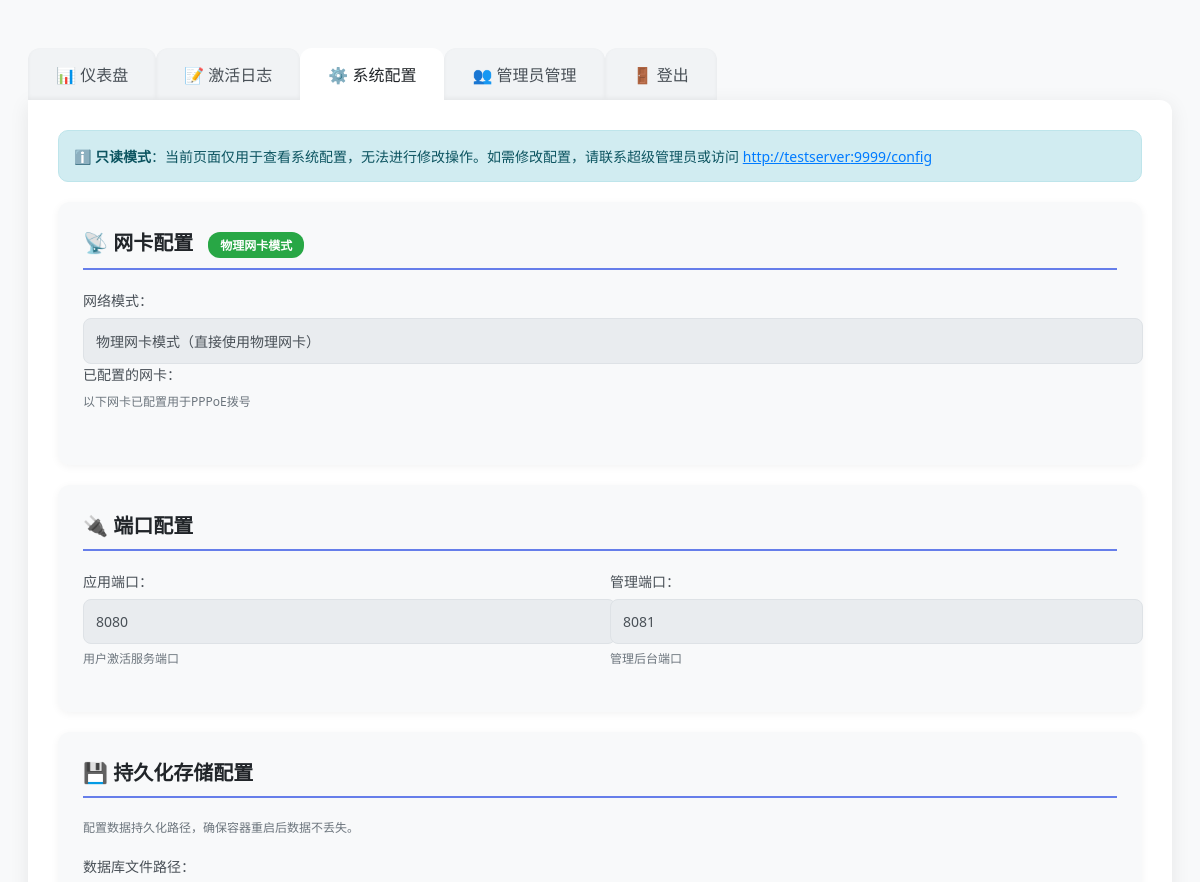
Before: /config (signed in, upper part) with the older database file.
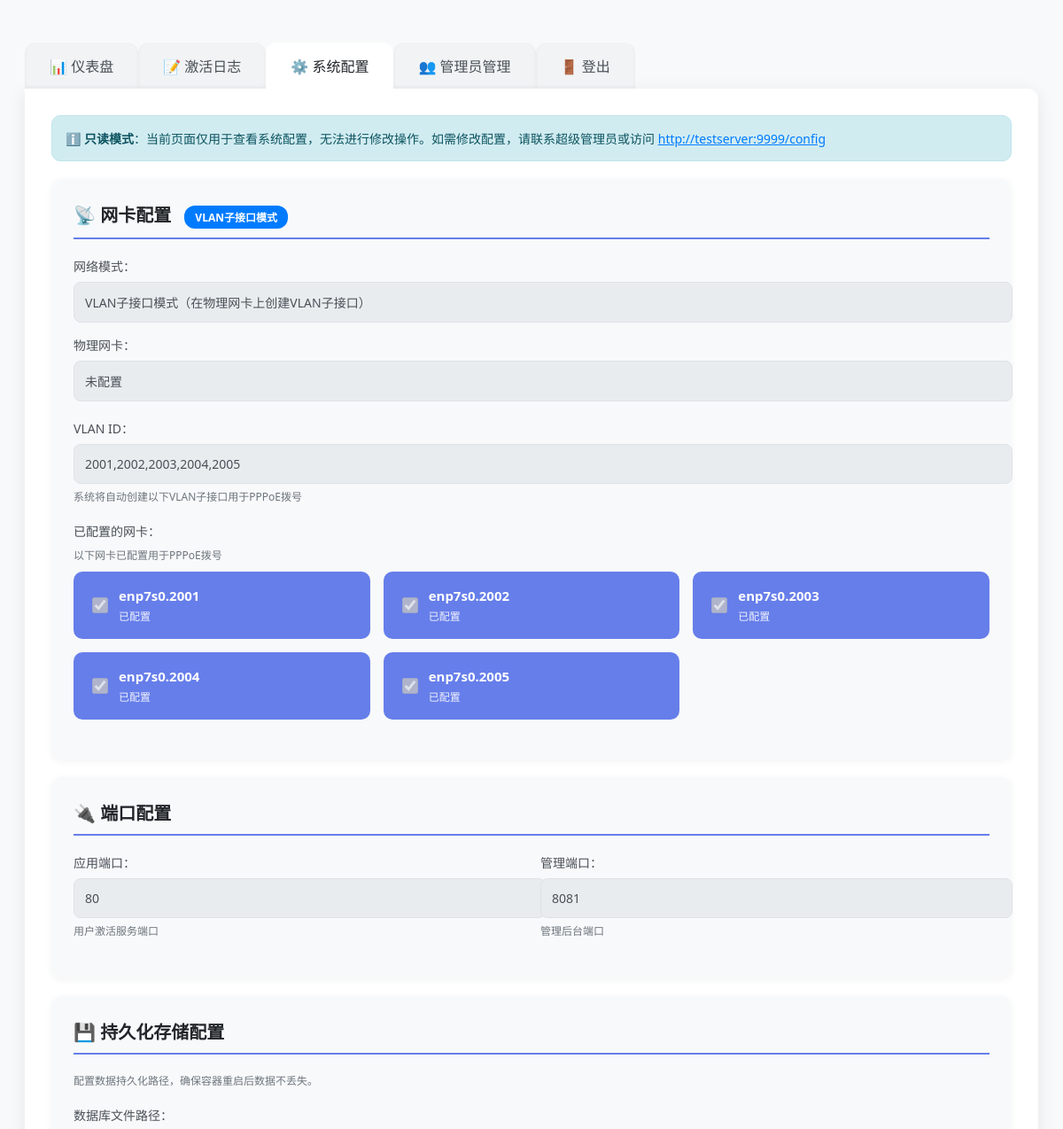
After: the same page with the newer database file.
### models.py (models this page shows, shortened)
class NetworkConfig(Base):
    __tablename__ = 'network_config'
    id = Column(Integer, primary_key=True, index=True)
    net_mode = Column(String(20), default='physical')  # physical | vlan
    base_interface = Column(String(20))  # enp3s0
    vlan_id = Column(String(100), nullable=True)  # 100 或 100,101,102（可为空）
    created_at = Column(String(30))  # 创建时间
    updated_at = Column(String(30))  # 更新时间

### dashboard.py (the view)
@app.route('/config')
def config_page():
    if 'admin' not in session:
        return redirect('/login')
    current_config = get_current_config()
    current_role = session.get('admin_role')
    if current_role == 'super':
        return redirect('http://192.168.0.112:9999')
    return render_template('configlist.html',
                       current_config=current_config,
                       current_role=current_role)

### templates/configlist.html (shortened to what this page needs)
<!DOCTYPE html>
<html lang="zh">
<head>
</head>
<body>
    <div class="form-wrapper">
        <div class="tabs">
            <a href="http://{{ request.host.split(':')[0] }}:8081/dashboard" class="tab">📊 仪表盘</a>
            <a href="http://{{ request.host.split(':')[0] }}:8081/logs" class="tab">📝 激活日志</a>
            {% if current_role == 'super' %}
            <a href="http://{{ request.host.split(':')[0] }}:9999" class="tab active">⚙️ 系统配置</a>
            {% else %}
            <a href="/config" class="tab active">⚙️ 系统配置</a>
            {% endif %}
            <a href="http://{{ request.host.split(':')[0] }}:8081/admin_list" class="tab">👥 管理员管理</a>
            <a href="http://{{ request.host.split(':')[0] }}:8081/logout" class="tab">🚪 登出</a>
        </div>
        <div class="form-container">
            <div class="info">
                <strong>ℹ️ 只读模式</strong>：当前页面仅用于查看系统配置，无法进行修改操作。如需修改配置，请联系超级管理员或访问 <a href="http://{{ request.host.split(':')[0] }}:9999/config" style="color: #007bff;">http://{{ request.host.split(':')[0] }}:9999/config</a>
            </div>
            <div class="config-card">
                <div class="section-title">
                    📡 网卡配置
                    {% if current_config.net_mode == 'vlan' %}
                    <span class="mode-badge mode-vlan">VLAN子接口模式</span>
                    {% else %}
                    <span class="mode-badge mode-physical">物理网卡模式</span>
                    {% endif %}
                </div>
                <div class="form-group">
                    <label>网络模式：</label>
                    <div class="readonly-field">
                        {% if current_config.net_mode == 'vlan' %}
                        VLAN子接口模式（在物理网卡上创建VLAN子接口）
                        {% else %}
                        物理网卡模式（直接使用物理网卡）
                        {% endif %}
                    </div>
                    {% if current_config.net_mode == 'vlan' %}
                    <div class="form-group" style="margin-top: 15px;">
                        <label>物理网卡：</label>
                        <div class="readonly-field">{{ current_config.base_interface or '未配置' }}</div>
                    </div>
                    <div class="form-group">
                        <label>VLAN ID：</label>
                        <div class="readonly-field">{{ current_config.vlan_id or '未配置' }}</div>
                        <div class="hint">系统将自动创建以下VLAN子接口用于PPPoE拨号</div>
                    </div>
                    {% endif %}
                    <label>已配置的网卡：</label>
                    <div class="hint">以下网卡已配置用于PPPoE拨号</div>
                    <div class="interfaces-grid">
                        {% for iface_name in current_config.interfaces %}
                        <div class="interface-item selected">
                            <input type="checkbox" checked disabled>
                            <div class="interface-info">
                                <span class="interface-name">{{ iface_name }}</span>
                                <span class="interface-status">已配置</span>
                            </div>
                        </div>
                        {% endfor %}
                    </div>
                </div>
            </div>
            <div class="config-card">
                <div class="section-title">🔌 端口配置</div>
                <div class="row">
                    <div class="col">
                        <div class="form-group">
                            <label>应用端口：</label>
                            <div class="readonly-field">{{ current_config.app_port }}</div>
                            <div class="hint">用户激活服务端口</div>
                        </div>
                    </div>
                    <div class="col">
                        <div class="form-group">
                            <label>管理端口：</label>
                            <div class="readonly-field">{{ current_config.admin_port }}</div>
                            <div class="hint">管理后台端口</div>
                        </div>
                    </div>
                </div>
            </div>
            <div class="config-card">
                <div class="section-title">💾 持久化存储配置</div>
                <div class="hint" style="margin-bottom: 20px;">
                    配置数据持久化路径，确保容器重启后数据不丢失。
                </div>
                <div class="form-group">
                    <label>数据库文件路径：</label>
                </div>
            </div>
        </div>
    </div>
</body>
</html>

### templates/configlist.html (style rules this page uses)
body { font-family: 'Segoe UI', system-ui, sans-serif; background-color: #f8f9fa; display: flex; justify-content: center; padding: 40px 20px; }
.form-wrapper { width: 100%; max-width: 1400px; }
.tabs { display: flex; position: relative; z-index: 2; margin-bottom: 0; }
.tab { padding: 14px 28px; background: #f1f3f5; cursor: pointer; border-radius: 12px 12px 0 0; transition: all 0.3s cubic-bezier(0.4, 0, 0.2, 1); font-weight: 500; color: #495057; border: none; position: relative; margin-right: 0; box-shadow: inset 0 -2px 4px rgba(0,0,0,0.05); text-decoration: none; }
.tab.active { background: white; color: #212529; box-shadow: none; transform: translateY(0); z-index: 3; }
.form-container { background: white; border-radius: 0 12px 12px 12px; padding: 30px; box-shadow: 0 4px 20px rgba(0,0,0,0.08); position: relative; z-index: 1; margin-top: 0; border-top: none; }
.config-card { background: #f8f9fa; border-radius: 12px; padding: 25px; margin-bottom: 20px; box-shadow: 0 2px 8px rgba(0,0,0,0.05); }
.section-title { color: #212529; font-size: 20px; font-weight: 600; margin-bottom: 20px; padding-bottom: 10px; border-bottom: 2px solid #667eea; }
.form-group { margin-bottom: 20px; }
label { display: block; margin-bottom: 8px; font-weight: 500; color: #495057; font-size: 14px; }
.hint { font-size: 12px; color: #6c757d; margin-top: 5px; }
.readonly-field { width: 100%; padding: 12px; border: 1px solid #dee2e6; border-radius: 8px; font-size: 14px; background: #e9ecef; color: #495057; }
.interfaces-grid { display: grid; grid-template-columns: repeat(auto-fill, minmax(250px, 1fr)); gap: 15px; margin-top: 10px; }
.interface-item { display: flex; align-items: center; padding: 15px; border: 2px solid #dee2e6; border-radius: 10px; background: #e9ecef; }
.interface-item.selected { border-color: #667eea; background-color: #667eea; color: white; }
.interface-item input[type="checkbox"] { margin-right: 12px; width: 18px; height: 18px; }
.interface-info { display: flex; flex-direction: column; align-items: flex-start; flex: 1; }
.interface-name { font-weight: 600; font-size: 15px; }
.interface-status { font-size: 12px; margin-top: 4px; }
.interface-item.selected .interface-status { color: rgba(255, 255, 255, 0.9); }
.info { background-color: #d1ecf1; border: 1px solid #bee5eb; color: #0c5460; padding: 15px; border-radius: 10px; margin-bottom: 20px; font-size: 14px; }
.row { display: flex; gap: 20px; flex-wrap: wrap; }
.col { flex: 1; min-width: 250px; }
.mode-badge { display: inline-block; padding: 4px 12px; border-radius: 12px; font-size: 12px; font-weight: 600; margin-left: 10px; }
.mode-vlan { background-color: #007bff; color: white; }

Changed rows visible on the page:
added NetworkConfig: vlan "2001,2002,2003,2004,2005"
Other visible differences:
{{ current_config.base_interface or '未配置' }}: (not shown) → "未配置"
{{ current_config.app_port }}: "8080" → "80"
text no longer shown: "物理网卡模式 物理网卡模式（直接使用物理网卡）"
text now shown: "VLAN子接口模式 VLAN子接口模式（在物理网卡上创建VLAN子接口） 物理网卡： VLAN ID： 系统将自动创建以下VLAN子接口用于PPPoE拨号"
new list line: "☑ enp7s0.2001 已配置"
new list line: "☑ enp7s0.2002 已配置"
new list line: "☑ enp7s0.2003 已配置"
new list line: "☑ enp7s0.2004 已配置"
new list line: "☑ enp7s0.2005 已配置"
